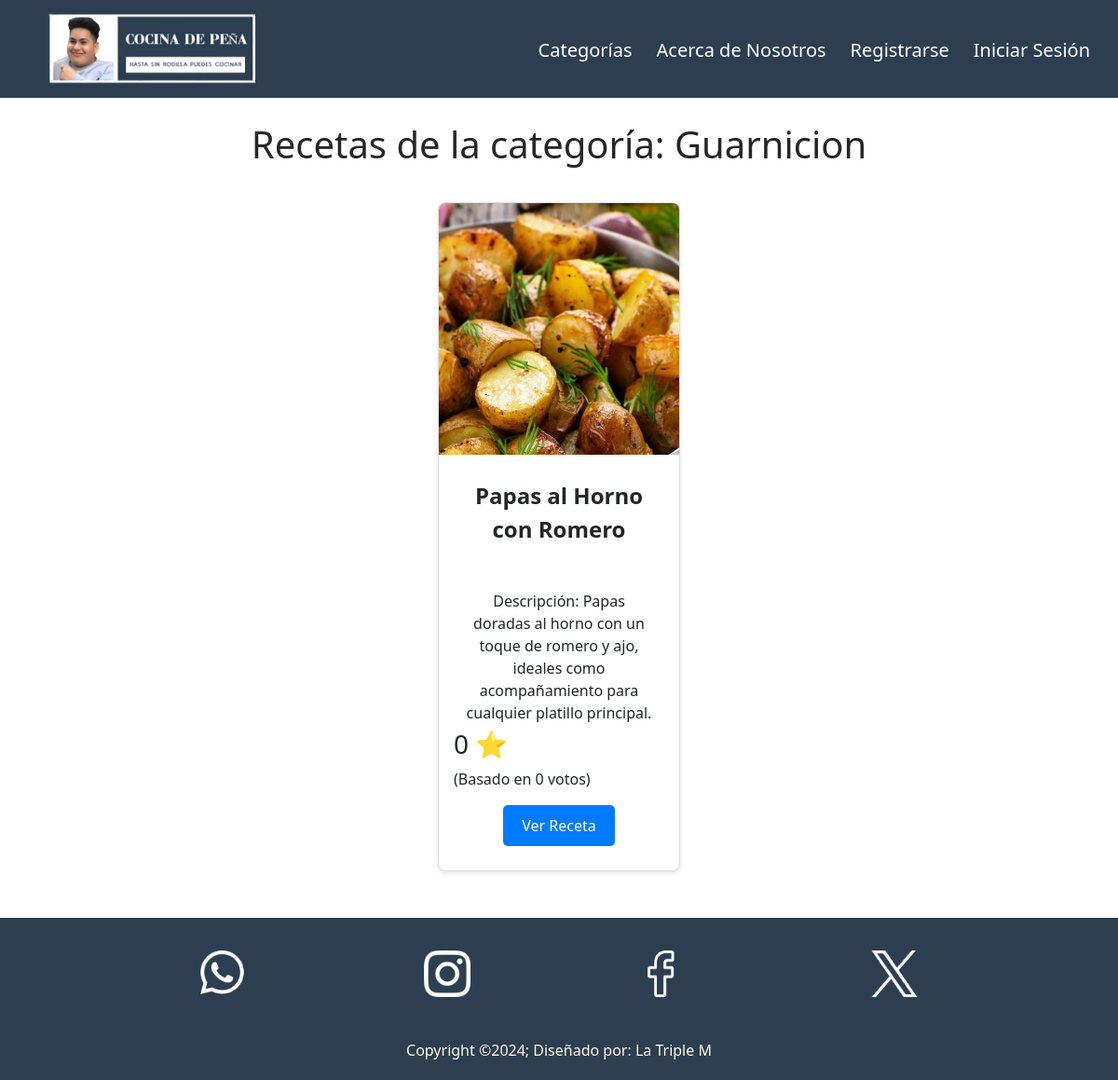
The app's page /sub_categoria.php?categoria=Guarnicion with its own data.
### tables this page shows
CREATE TABLE `recetas` (
  `id` int(11) NOT NULL,
  `img` varchar(255) NOT NULL,
  `nombre` varchar(100) NOT NULL,
  `micro` varchar(250) NOT NULL,
  `categorias` varchar(255) DEFAULT NULL,
  `preparacion` text NOT NULL,
  `ingredientes` text NOT NULL,
  `calificacion_promedio` float DEFAULT 0,
  `numero_votos` int(11) DEFAULT 0
);

### sub_categoria.php (the view, shortened to what this page needs)
<?php
$servername = "localhost";
$username = "root";
$password = "";
$dbname = "cocina";
$conn = new mysqli($servername, $username, $password, $dbname);
$categoria = $_GET['categoria'] ?? '';
$sql = "SELECT id, img, nombre, micro, calificacion_promedio, numero_votos FROM recetas WHERE categorias = ?";
$stmt = $conn->prepare($sql);
$stmt->bind_param("s", $categoria);
$stmt->execute();
$result = $stmt->get_result();
?>
<!DOCTYPE html>
<html lang="en">
<head>
    <link href="https://cdn.jsdelivr.net/npm/bootstrap@5.3.0-alpha1/dist/css/bootstrap.min.css" rel="stylesheet">
    <link rel="stylesheet" href="css/styles.css">
</head>
<body>
    <header>
        <nav class="navbar navbar-expand-lg navbar-dark bg-dark">
            <div class="container-fluid">
                <a class="navbar-brand" href="index.php"><img src="img/logos/10.png" alt="Logo"></a>
                <div class="collapse navbar-collapse" id="navbarNav">
                    <ul class="navbar-nav ms-auto">
                        <li class="nav-item">
                            <a class="nav-link" href="pages/categorias.php">Categorías</a>
                        </li>
                        <li class="nav-item">
                          <a class="nav-link" href="pages/nosotros.php">Acerca de Nosotros</a>
                      </li>
                      <?php
                        if (!isset($_SESSION['usuario_id'])) {
                            echo '
                            <li class="nav-item">
                                <a class="nav-link" href="paginas php/registro.html">Registrarse</a>
                            </li>
                            <li class="nav-item">
                                <a class="nav-link" href="paginas php/login.html">Iniciar Sesión</a>
                            </li>';
                        } else {
                            echo '
                            <li class="nav-item">
                                <a class="nav-link" href="paginas php/php/logout.php">Cerrar Sesión</a>
                            </li>';
                        }
                        ?>
                    </ul>
                </div>
            </div>
        </nav>
    </header>
    <main>
        <h1 class="tit" style="margin-top: 40px;">Recetas de la categoría: <?= htmlspecialchars($categoria) ?></h1>
        <div class="contenedor_visualizar">
        <?php if ($result->num_rows > 0): ?>
            <?php while ($row = $result->fetch_assoc()): ?>
                <div class="card">
                    <?php if (!empty($row['img'])): ?>
                        <img src="<?= htmlspecialchars($row['img']) ?>" class="card-img-top" alt="Imagen de la receta">
                    <?php else: ?>
                        <p>No hay imagen disponible</p>
                    <?php endif; ?>
                    <div class="card-body">
                        <?php if (!empty($row['nombre'])): ?>
                            <p class="card-title"><?= htmlspecialchars($row['nombre']) ?></p>
                        <?php else: ?>
                            <p>No hay nombre disponible</p>
                        <?php endif; ?>
                    </div>
                    <div class="card-body">
                        <?php if (!empty($row['micro'])): ?>
                            <p class="card-text">Descripción: <?= htmlspecialchars($row['micro']) ?></p>
                        <?php else: ?>
                            <p>No hay descripción disponible</p>
                        <?php endif; ?>
                        <div class="calificacion_promedio">
                            <h3> <?= round($row['calificacion_promedio'], 1) ?> ⭐</h3>
                            <p>(Basado en <?= $row['numero_votos'] ?> votos)</p>
                        </div>
                        <a href="receta.php?id=<?= $row['id'] ?>" class="btn btn-primary">Ver Receta</a>
                    </div>
                </div>
            <?php endwhile; ?>
        <?php else: ?>
            <p>No se encontraron recetas en esta categoría.</p>
        <?php endif; ?>
        </div>
    </main>
    <footer>
        <div class="footerContainer">
            <div class="redes">
                <a href=""><img src="../img/iconos/whatsapp-f.png" alt=""></a>
                <a href=""><img src="../img/iconos/instagram-f.png" alt=""></a>
                <a href=""><img src="../img/iconos/facebook-f.png" alt=""></a>
                <a href=""><img src="../img/iconos/x-f.png" alt=""></a>
            </div>
            <p>Copyright &copy;2024; Diseñado por: La Triple M</p>
        </div>
    </footer>
</body>
</html>

### css/styles.css (style rules this page uses)
.nav-link, .dropdown-item { color: white !important; font-size: 20px; margin-top: 5px; padding-bottom: 10px; transition: transform 0.5s, filter 0.5s, border-bottom 0.5s; margin-right: 10px; }
.navbar { position: fixed; top: 0; left: 0; width: 100%; z-index: 1000; background-color: #2C3E50 !important; }
.container-fluid a img { width: 300px; margin-left: 2px; cursor: pointer; transition: transform 0.8s; border: none; }
.tit { text-align: center; color: rgb(38, 38, 41); margin-top: -80px; }
.contenedor_visualizar { display: flex; flex-wrap: wrap; justify-content: center; gap: 20px; margin: auto; width: 80%; }
.card { margin-top: 30px; flex: 1 1 260px; max-width: 260px; border: 1px solid #ddd; border-radius: 8px; overflow: hidden; box-shadow: 0 2px 5px rgba(0, 0, 0, 0.1); }
.card img { width: 100%; height: 270px; object-fit: cover; }
.card-title { font-size: 1.5rem; margin: 10px 0; font-weight: bold; text-align: center; }
.card-text { font-size: 1rem; margin: 5px 10px; text-align: center; }
.btn-primary { display: block; width: fit-content; margin: 10px auto; padding: 10px 20px; font-size: 1rem; background-color: #007bff; color: white; border: none; border-radius: 5px; text-align: center; text-decoration: none; cursor: pointer; }
footer { margin-top: 50px; background-color: #2C3E50; color: #FFF8E7; padding: 10px 0; }
.footerContainer { width: 100%; max-width: 1200px; margin: 0 auto; padding: 10px; }
.redes { display: flex; justify-content: center; flex-wrap: wrap; margin-top: 10px; }
.redes a { margin: 5px; }
.redes a img { width: 50px; transition: 0.2s; margin: 0px 90px auto; }
footer p { margin: 40px 0px auto; text-align: center; }

### records on screen
recetas: img (picture), nombre "Papas al Horno con Romero", micro "Papas doradas al horno con un toque de romero y ajo, ideales como acompañamiento para cualquier platillo principal.", calificacion_promedio "0", numero_votos "0"

### other values on screen
$categoria "Guarnicion"
